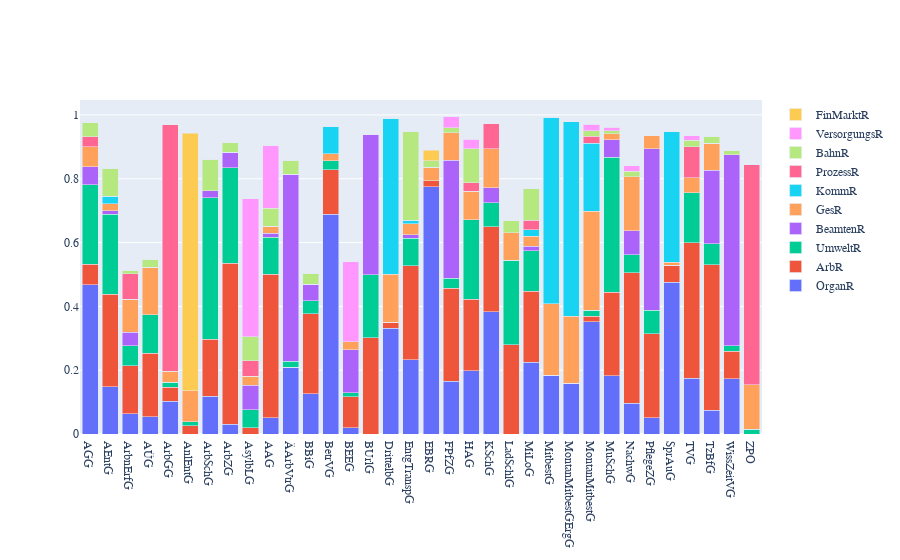
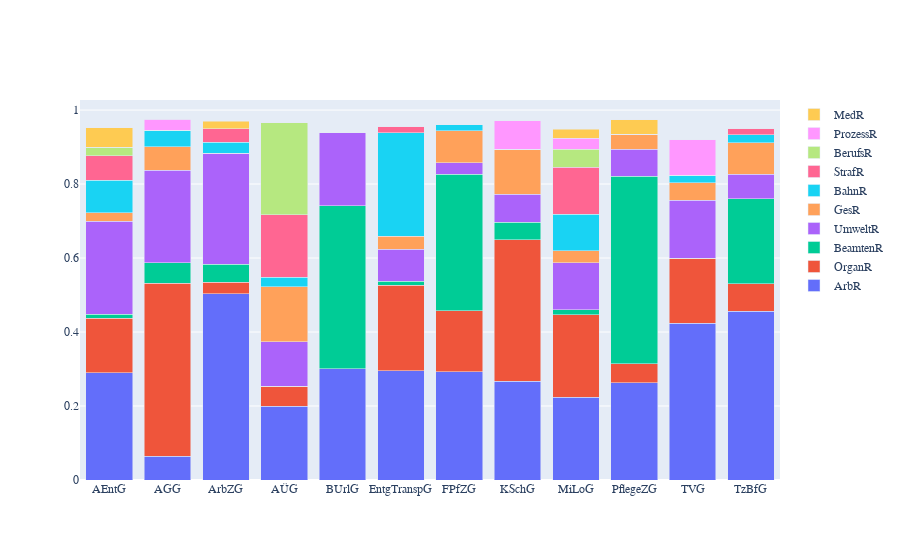
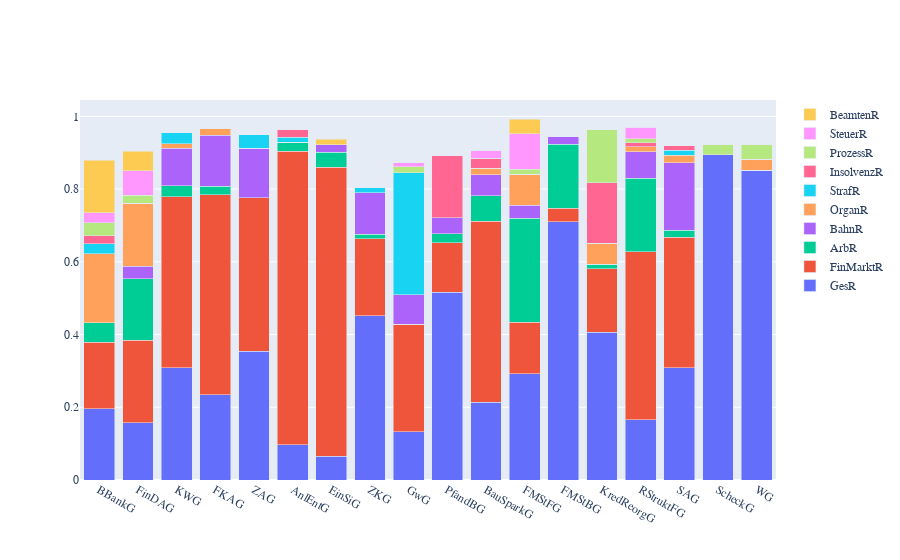
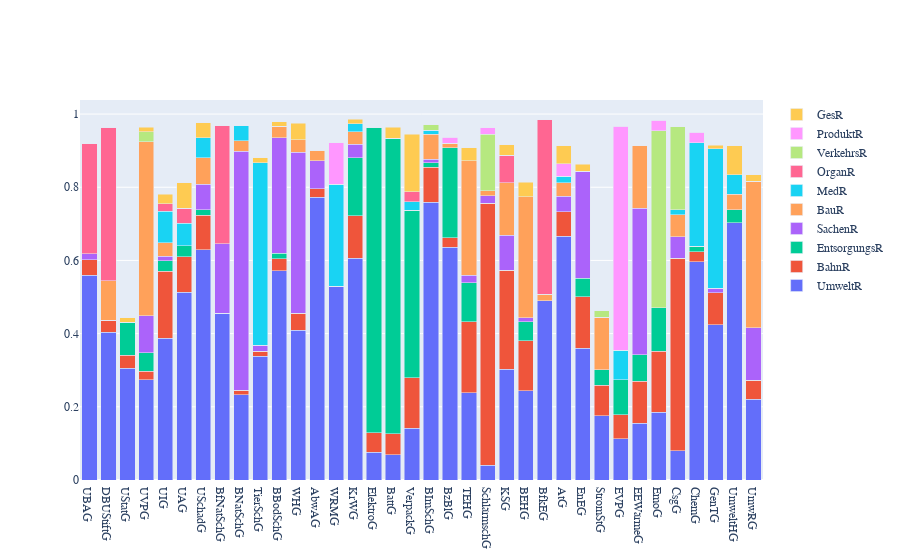

Notebook code for these charts, in order:
### Code cell
plot("ArbText beck")
plot("Beck")
plot("BankR beck")
plot("UmwR beck")
plot("Umwelt")
plot("StrafR nomos")

### Figure 1 — Plotly figure (JSON) as saved in the notebook; plotly's stock layout.template omitted (floating-point values rounded to 4 significant figures)
{"data": [{"name": "OrganR", "type": "bar", "x": ["AGG", "AEntG", "ArbnErfG", "AÜG", "ArbGG", "AnlEntG", "ArbSchG", "ArbZG", "AsylbLG", "AAG", "ÄArbVtrG", "BBiG", "BetrVG", "BEEG", "BUrlG", "DrittelbG", "EntgTranspG", "EBRG", "FPfZG", "HAG", "KSchG", "LadSchlG", "MiLoG", "MitbestG", "MontanMitbestGErgG", "MontanMitbestG", "MuSchG", "NachwG", "PflegeZG", "SprAuG", "TVG", "TzBfG", "WissZeitVG", "ZPO"], "y": [0.4678, 0.1481, 0.06302, 0.0535, 0.1027, 0, 0.1186, 0.03083, 0, 0.05051, 0.209, 0.1256, 0.6886, 0.02029, 0, 0.3317, 0.232, 0.7744, 0.1646, 0.1982, 0.3834, 0, 0.2243, 0.1849, 0.1588, 0.3515, 0.1826, 0.09606, 0.05158, 0.4752, 0.1753, 0.07376, 0.1731, 0]}, {"name": "ArbR", "type": "bar", "x": ["AGG", "AEntG", "ArbnErfG", "AÜG", "ArbGG", "AnlEntG", "ArbSchG", "ArbZG", "AsylbLG", "AAG", "ÄArbVtrG", "BBiG", "BetrVG", "BEEG", "BUrlG", "DrittelbG", "EntgTranspG", "EBRG", "FPfZG", "HAG", "KSchG", "LadSchlG", "MiLoG", "MitbestG", "MontanMitbestGErgG", "MontanMitbestG", "MuSchG", "NachwG", "PflegeZG", "SprAuG", "TVG", "TzBfG", "WissZeitVG", "ZPO"], "y": [0.06388, 0.2893, 0.1509, 0.1997, 0.04448, 0.0253, 0.179, 0.5039, 0.01981, 0.4509, 0, 0.252, 0.1398, 0.09627, 0.301, 0.01872, 0.2949, 0.0191, 0.2928, 0.2241, 0.2667, 0.2805, 0.223, 0, 0, 0.01689, 0.2614, 0.409, 0.263, 0.05349, 0.4235, 0.4568, 0.08633, 0]}, {"name": "UmweltR", "type": "bar", "x": ["AGG", "AEntG", "ArbnErfG", "AÜG", "ArbGG", "AnlEntG", "ArbSchG", "ArbZG", "AsylbLG", "AAG", "ÄArbVtrG", "BBiG", "BetrVG", "BEEG", "BUrlG", "DrittelbG", "EntgTranspG", "EBRG", "FPfZG", "HAG", "KSchG", "LadSchlG", "MiLoG", "MitbestG", "MontanMitbestGErgG", "MontanMitbestG", "MuSchG", "NachwG", "PflegeZG", "SprAuG", "TVG", "TzBfG", "WissZeitVG", "ZPO"], "y": [0.2495, 0.251, 0.0622, 0.1206, 0.01517, 0.01296, 0.4432, 0.2998, 0.05615, 0.115, 0.01845, 0.03956, 0.02853, 0.01291, 0.1979, 0, 0.08634, 0, 0.03093, 0.2486, 0.07523, 0.2643, 0.1273, 0, 0, 0.01989, 0.4235, 0.05668, 0.07273, 0, 0.1569, 0.06523, 0.01792, 0.01456]}, {"name": "BeamtenR", "type": "bar", "x": ["AGG", "AEntG", "ArbnErfG", "AÜG", "ArbGG", "AnlEntG", "ArbSchG", "ArbZG", "AsylbLG", "AAG", "ÄArbVtrG", "BBiG", "BetrVG", "BEEG", "BUrlG", "DrittelbG", "EntgTranspG", "EBRG", "FPfZG", "HAG", "KSchG", "LadSchlG", "MiLoG", "MitbestG", "MontanMitbestGErgG", "MontanMitbestG", "MuSchG", "NachwG", "PflegeZG", "SprAuG", "TVG", "TzBfG", "WissZeitVG", "ZPO"], "y": [0.05623, 0.01126, 0.04272, 0, 0, 0, 0.02126, 0.04849, 0.07676, 0.01307, 0.586, 0.05168, 0, 0.1347, 0.4403, 0, 0.01095, 0, 0.3695, 0, 0.04723, 0, 0.01312, 0, 0, 0, 0.05521, 0.07557, 0.5062, 0, 0, 0.2303, 0.5977, 0]}, {"name": "GesR", "type": "bar", "x": ["AGG", "AEntG", "ArbnErfG", "AÜG", "ArbGG", "AnlEntG", "ArbSchG", "ArbZG", "AsylbLG", "AAG", "ÄArbVtrG", "BBiG", "BetrVG", "BEEG", "BUrlG", "DrittelbG", "EntgTranspG", "EBRG", "FPfZG", "HAG", "KSchG", "LadSchlG", "MiLoG", "MitbestG", "MontanMitbestGErgG", "MontanMitbestG", "MuSchG", "NachwG", "PflegeZG", "SprAuG", "TVG", "TzBfG", "WissZeitVG", "ZPO"], "y": [0.06336, 0.02247, 0.1029, 0.1485, 0.03436, 0.09668, 0, 0, 0.02781, 0.02143, 0, 0, 0.02231, 0.02431, 0, 0.1507, 0.03513, 0.04253, 0.08661, 0.09055, 0.1215, 0.08656, 0.03165, 0.2235, 0.2101, 0.3093, 0.01781, 0.1688, 0.04105, 0.01034, 0.04722, 0.08524, 0, 0.1391]}, {"name": "KommR", "type": "bar", "x": ["AGG", "AEntG", "ArbnErfG", "AÜG", "ArbGG", "AnlEntG", "ArbSchG", "ArbZG", "AsylbLG", "AAG", "ÄArbVtrG", "BBiG", "BetrVG", "BEEG", "BUrlG", "DrittelbG", "EntgTranspG", "EBRG", "FPfZG", "HAG", "KSchG", "LadSchlG", "MiLoG", "MitbestG", "MontanMitbestGErgG", "MontanMitbestG", "MuSchG", "NachwG", "PflegeZG", "SprAuG", "TVG", "TzBfG", "WissZeitVG", "ZPO"], "y": [0, 0.02268, 0, 0, 0, 0, 0, 0, 0, 0, 0, 0, 0.08582, 0, 0, 0.4883, 0.0112, 0, 0, 0, 0, 0, 0.02077, 0.5826, 0.6099, 0.2132, 0, 0, 0, 0.4081, 0, 0, 0, 0]}, {"name": "ProzessR", "type": "bar", "x": ["AGG", "AEntG", "ArbnErfG", "AÜG", "ArbGG", "AnlEntG", "ArbSchG", "ArbZG", "AsylbLG", "AAG", "ÄArbVtrG", "BBiG", "BetrVG", "BEEG", "BUrlG", "DrittelbG", "EntgTranspG", "EBRG", "FPfZG", "HAG", "KSchG", "LadSchlG", "MiLoG", "MitbestG", "MontanMitbestGErgG", "MontanMitbestG", "MuSchG", "NachwG", "PflegeZG", "SprAuG", "TVG", "TzBfG", "WissZeitVG", "ZPO"], "y": [0.03058, 0, 0.08118, 0, 0.7724, 0, 0, 0, 0.04882, 0, 0, 0, 0, 0, 0, 0, 0, 0, 0, 0.02648, 0.07767, 0, 0.03007, 0, 0, 0.02253, 0, 0, 0, 0, 0.09685, 0, 0, 0.6902]}, {"name": "BahnR", "type": "bar", "x": ["AGG", "AEntG", "ArbnErfG", "AÜG", "ArbGG", "AnlEntG", "ArbSchG", "ArbZG", "AsylbLG", "AAG", "ÄArbVtrG", "BBiG", "BetrVG", "BEEG", "BUrlG", "DrittelbG", "EntgTranspG", "EBRG", "FPfZG", "HAG", "KSchG", "LadSchlG", "MiLoG", "MitbestG", "MontanMitbestGErgG", "MontanMitbestG", "MuSchG", "NachwG", "PflegeZG", "SprAuG", "TVG", "TzBfG", "WissZeitVG", "ZPO"], "y": [0.0445, 0.08753, 0.01004, 0.02531, 0, 0, 0.09895, 0.02934, 0.07593, 0.05737, 0.04425, 0.03442, 0, 0, 0, 0, 0.279, 0.02045, 0.01574, 0.1062, 0, 0.03694, 0.09943, 0, 0, 0.01716, 0.01037, 0.01723, 0, 0, 0.02033, 0.02205, 0.01218, 0]}, {"name": "VersorgungsR", "type": "bar", "x": ["AGG", "AEntG", "ArbnErfG", "AÜG", "ArbGG", "AnlEntG", "ArbSchG", "ArbZG", "AsylbLG", "AAG", "ÄArbVtrG", "BBiG", "BetrVG", "BEEG", "BUrlG", "DrittelbG", "EntgTranspG", "EBRG", "FPfZG", "HAG", "KSchG", "LadSchlG", "MiLoG", "MitbestG", "MontanMitbestGErgG", "MontanMitbestG", "MuSchG", "NachwG", "PflegeZG", "SprAuG", "TVG", "TzBfG", "WissZeitVG", "ZPO"], "y": [0, 0, 0, 0, 0, 0, 0, 0, 0.4314, 0.1956, 0, 0, 0, 0.2512, 0, 0, 0, 0, 0.03436, 0.029, 0, 0, 0, 0, 0, 0.02074, 0.01038, 0.0177, 0, 0, 0.01427, 0, 0, 0]}, {"name": "FinMarktR", "type": "bar", "x": ["AGG", "AEntG", "ArbnErfG", "AÜG", "ArbGG", "AnlEntG", "ArbSchG", "ArbZG", "AsylbLG", "AAG", "ÄArbVtrG", "BBiG", "BetrVG", "BEEG", "BUrlG", "DrittelbG", "EntgTranspG", "EBRG", "FPfZG", "HAG", "KSchG", "LadSchlG", "MiLoG", "MitbestG", "MontanMitbestGErgG", "MontanMitbestG", "MuSchG", "NachwG", "PflegeZG", "SprAuG", "TVG", "TzBfG", "WissZeitVG", "ZPO"], "y": [0, 0, 0, 0, 0, 0.8071, 0, 0, 0, 0, 0, 0, 0, 0, 0, 0, 0, 0.03213, 0, 0, 0, 0, 0, 0, 0, 0, 0, 0, 0, 0, 0, 0, 0, 0]}], "layout": {"barmode": "stack", "font": {"family": "Times New Roman", "size": 12}}}

### Figure 2 — Plotly figure (JSON) as saved in the notebook; plotly's stock layout.template omitted (floating-point values rounded to 4 significant figures)
{"data": [{"name": "ArbR", "type": "bar", "x": ["AEntG", "AGG", "ArbZG", "AÜG", "BUrlG", "EntgTranspG", "FPfZG", "KSchG", "MiLoG", "PflegeZG", "TVG", "TzBfG"], "y": [0.2893, 0.06388, 0.5039, 0.1997, 0.301, 0.2949, 0.2928, 0.2667, 0.223, 0.263, 0.4235, 0.4568]}, {"name": "OrganR", "type": "bar", "x": ["AEntG", "AGG", "ArbZG", "AÜG", "BUrlG", "EntgTranspG", "FPfZG", "KSchG", "MiLoG", "PflegeZG", "TVG", "TzBfG"], "y": [0.1481, 0.4678, 0.03083, 0.0535, 0, 0.232, 0.1646, 0.3834, 0.2243, 0.05158, 0.1753, 0.07376]}, {"name": "BeamtenR", "type": "bar", "x": ["AEntG", "AGG", "ArbZG", "AÜG", "BUrlG", "EntgTranspG", "FPfZG", "KSchG", "MiLoG", "PflegeZG", "TVG", "TzBfG"], "y": [0.01126, 0.05623, 0.04849, 0, 0.4403, 0.01095, 0.3695, 0.04723, 0.01312, 0.5062, 0, 0.2303]}, {"name": "UmweltR", "type": "bar", "x": ["AEntG", "AGG", "ArbZG", "AÜG", "BUrlG", "EntgTranspG", "FPfZG", "KSchG", "MiLoG", "PflegeZG", "TVG", "TzBfG"], "y": [0.251, 0.2495, 0.2998, 0.1206, 0.1979, 0.08634, 0.03093, 0.07523, 0.1273, 0.07273, 0.1569, 0.06523]}, {"name": "GesR", "type": "bar", "x": ["AEntG", "AGG", "ArbZG", "AÜG", "BUrlG", "EntgTranspG", "FPfZG", "KSchG", "MiLoG", "PflegeZG", "TVG", "TzBfG"], "y": [0.02247, 0.06336, 0, 0.1485, 0, 0.03513, 0.08661, 0.1215, 0.03165, 0.04105, 0.04722, 0.08524]}, {"name": "BahnR", "type": "bar", "x": ["AEntG", "AGG", "ArbZG", "AÜG", "BUrlG", "EntgTranspG", "FPfZG", "KSchG", "MiLoG", "PflegeZG", "TVG", "TzBfG"], "y": [0.08753, 0.0445, 0.02934, 0.02531, 0, 0.279, 0.01574, 0, 0.09943, 0, 0.02033, 0.02205]}, {"name": "StrafR", "type": "bar", "x": ["AEntG", "AGG", "ArbZG", "AÜG", "BUrlG", "EntgTranspG", "FPfZG", "KSchG", "MiLoG", "PflegeZG", "TVG", "TzBfG"], "y": [0.06693, 0, 0.03776, 0.1695, 0, 0.01811, 0, 0, 0.1261, 0, 0, 0.01765]}, {"name": "BerufsR", "type": "bar", "x": ["AEntG", "AGG", "ArbZG", "AÜG", "BUrlG", "EntgTranspG", "FPfZG", "KSchG", "MiLoG", "PflegeZG", "TVG", "TzBfG"], "y": [0.02336, 0, 0, 0.2492, 0, 0, 0, 0, 0.04853, 0, 0, 0]}, {"name": "ProzessR", "type": "bar", "x": ["AEntG", "AGG", "ArbZG", "AÜG", "BUrlG", "EntgTranspG", "FPfZG", "KSchG", "MiLoG", "PflegeZG", "TVG", "TzBfG"], "y": [0, 0.03058, 0, 0, 0, 0, 0, 0.07767, 0.03007, 0, 0.09685, 0]}, {"name": "MedR", "type": "bar", "x": ["AEntG", "AGG", "ArbZG", "AÜG", "BUrlG", "EntgTranspG", "FPfZG", "KSchG", "MiLoG", "PflegeZG", "TVG", "TzBfG"], "y": [0.05228, 0, 0.02025, 0, 0, 0, 0, 0, 0.02414, 0.03877, 0, 0]}], "layout": {"barmode": "stack", "font": {"family": "Times New Roman", "size": 12}}}

### Figure 3 — Plotly figure (JSON) as saved in the notebook; plotly's stock layout.template omitted (floating-point values rounded to 4 significant figures)
{"data": [{"name": "GesR", "type": "bar", "x": ["BBankG", "FinDAG", "KWG", "FKAG", "ZAG", "AnlEntG", "EinSiG", "ZKG", "GwG", "PfandBG", "BauSparkG", "FMStFG", "FMStBG", "KredReorgG", "RStruktFG", "SAG", "ScheckG", "WG"], "y": [0.1966, 0.1574, 0.3085, 0.2345, 0.3546, 0.09668, 0.06561, 0.452, 0.1323, 0.5168, 0.2136, 0.2928, 0.7103, 0.4057, 0.1657, 0.3084, 0.8941, 0.8522]}, {"name": "FinMarktR", "type": "bar", "x": ["BBankG", "FinDAG", "KWG", "FKAG", "ZAG", "AnlEntG", "EinSiG", "ZKG", "GwG", "PfandBG", "BauSparkG", "FMStFG", "FMStBG", "KredReorgG", "RStruktFG", "SAG", "ScheckG", "WG"], "y": [0.1816, 0.2265, 0.4699, 0.5496, 0.421, 0.8071, 0.795, 0.2117, 0.2954, 0.135, 0.4978, 0.1414, 0.03675, 0.1751, 0.4614, 0.3596, 0, 0]}, {"name": "ArbR", "type": "bar", "x": ["BBankG", "FinDAG", "KWG", "FKAG", "ZAG", "AnlEntG", "EinSiG", "ZKG", "GwG", "PfandBG", "BauSparkG", "FMStFG", "FMStBG", "KredReorgG", "RStruktFG", "SAG", "ScheckG", "WG"], "y": [0.05438, 0.169, 0.03059, 0.02369, 0, 0.0253, 0.04114, 0.01222, 0, 0.02603, 0.07088, 0.285, 0.176, 0.01309, 0.2033, 0.0183, 0, 0]}, {"name": "BahnR", "type": "bar", "x": ["BBankG", "FinDAG", "KWG", "FKAG", "ZAG", "AnlEntG", "EinSiG", "ZKG", "GwG", "PfandBG", "BauSparkG", "FMStFG", "FMStBG", "KredReorgG", "RStruktFG", "SAG", "ScheckG", "WG"], "y": [0, 0.03537, 0.1034, 0.1404, 0.1367, 0, 0.02011, 0.1137, 0.0815, 0.04306, 0.05655, 0.03636, 0.02107, 0, 0.07221, 0.1862, 0, 0]}, {"name": "OrganR", "type": "bar", "x": ["BBankG", "FinDAG", "KWG", "FKAG", "ZAG", "AnlEntG", "EinSiG", "ZKG", "GwG", "PfandBG", "BauSparkG", "FMStFG", "FMStBG", "KredReorgG", "RStruktFG", "SAG", "ScheckG", "WG"], "y": [0.19, 0.1733, 0.01251, 0.01827, 0, 0, 0, 0, 0, 0, 0.01874, 0.08568, 0, 0.05659, 0.01359, 0.02094, 0, 0.02952]}, {"name": "StrafR", "type": "bar", "x": ["BBankG", "FinDAG", "KWG", "FKAG", "ZAG", "AnlEntG", "EinSiG", "ZKG", "GwG", "PfandBG", "BauSparkG", "FMStFG", "FMStBG", "KredReorgG", "RStruktFG", "SAG", "ScheckG", "WG"], "y": [0.02655, 0, 0.03037, 0, 0.03738, 0.01357, 0, 0.01473, 0.336, 0, 0, 0, 0, 0, 0, 0.01374, 0, 0]}, {"name": "InsolvenzR", "type": "bar", "x": ["BBankG", "FinDAG", "KWG", "FKAG", "ZAG", "AnlEntG", "EinSiG", "ZKG", "GwG", "PfandBG", "BauSparkG", "FMStFG", "FMStBG", "KredReorgG", "RStruktFG", "SAG", "ScheckG", "WG"], "y": [0.02247, 0, 0, 0, 0, 0.02179, 0, 0, 0, 0.1718, 0.02768, 0, 0, 0.1665, 0.01099, 0.01191, 0, 0]}, {"name": "ProzessR", "type": "bar", "x": ["BBankG", "FinDAG", "KWG", "FKAG", "ZAG", "AnlEntG", "EinSiG", "ZKG", "GwG", "PfandBG", "BauSparkG", "FMStFG", "FMStBG", "KredReorgG", "RStruktFG", "SAG", "ScheckG", "WG"], "y": [0.03613, 0.02092, 0, 0, 0, 0, 0, 0, 0.01624, 0, 0, 0.0136, 0, 0.1466, 0.0116, 0, 0.02964, 0.04207]}, {"name": "SteuerR", "type": "bar", "x": ["BBankG", "FinDAG", "KWG", "FKAG", "ZAG", "AnlEntG", "EinSiG", "ZKG", "GwG", "PfandBG", "BauSparkG", "FMStFG", "FMStBG", "KredReorgG", "RStruktFG", "SAG", "ScheckG", "WG"], "y": [0.02769, 0.06724, 0, 0, 0, 0, 0, 0, 0.01154, 0, 0.0201, 0.09675, 0, 0, 0.0318, 0, 0, 0]}, {"name": "BeamtenR", "type": "bar", "x": ["BBankG", "FinDAG", "KWG", "FKAG", "ZAG", "AnlEntG", "EinSiG", "ZKG", "GwG", "PfandBG", "BauSparkG", "FMStFG", "FMStBG", "KredReorgG", "RStruktFG", "SAG", "ScheckG", "WG"], "y": [0.1444, 0.05417, 0, 0, 0, 0, 0.01498, 0, 0, 0, 0, 0.04108, 0, 0, 0, 0, 0, 0]}], "layout": {"barmode": "stack", "font": {"family": "Times New Roman", "size": 12}}}

### Figure 4 — Plotly figure (JSON) as saved in the notebook; plotly's stock layout.template omitted (floating-point values rounded to 4 significant figures)
{"data": [{"name": "UmweltR", "type": "bar", "x": ["UBAG", "DBUStiftG", "UStatG", "UVPG", "UIG", "UAG", "USchadG", "BfNatSchG", "BNatSchG", "TierSchG", "BBodSchG", "WHG", "AbwAG", "WRMG", "KrWG", "ElektroG", "BattG", "VerpackG", "BImSchG", "BzBlG", "TEHG", "SchlärmschG", "KSG", "BEHG", "BfkEG", "AtG", "EnEG", "StromStG", "EVPG", "EEWärmeG", "EmoG", "CsgG", "ChemG", "GenTG", "UmweltHG", "UmwRG"], "y": [0.5599, 0.4039, 0.3057, 0.2746, 0.387, 0.5125, 0.6295, 0.4551, 0.2328, 0.3376, 0.5723, 0.4094, 0.773, 0.529, 0.6059, 0.07557, 0.06919, 0.1412, 0.7584, 0.6361, 0.238, 0.04087, 0.302, 0.2438, 0.4896, 0.666, 0.3599, 0.1763, 0.1132, 0.1549, 0.1847, 0.07945, 0.5965, 0.4243, 0.7035, 0.2208]}, {"name": "BahnR", "type": "bar", "x": ["UBAG", "DBUStiftG", "UStatG", "UVPG", "UIG", "UAG", "USchadG", "BfNatSchG", "BNatSchG", "TierSchG", "BBodSchG", "WHG", "AbwAG", "WRMG", "KrWG", "ElektroG", "BattG", "VerpackG", "BImSchG", "BzBlG", "TEHG", "SchlärmschG", "KSG", "BEHG", "BfkEG", "AtG", "EnEG", "StromStG", "EVPG", "EEWärmeG", "EmoG", "CsgG", "ChemG", "GenTG", "UmweltHG", "UmwRG"], "y": [0.0421, 0.03311, 0.03587, 0.02271, 0.1834, 0.09802, 0.09376, 0, 0.01255, 0.01466, 0.0326, 0.04661, 0.02316, 0, 0.1166, 0.05337, 0.05693, 0.1389, 0.09578, 0.02589, 0.1947, 0.7149, 0.2712, 0.1371, 0, 0.06753, 0.1402, 0.08322, 0.06476, 0.115, 0.1672, 0.5267, 0.0266, 0.08693, 0, 0.05178]}, {"name": "EntsorgungsR", "type": "bar", "x": ["UBAG", "DBUStiftG", "UStatG", "UVPG", "UIG", "UAG", "USchadG", "BfNatSchG", "BNatSchG", "TierSchG", "BBodSchG", "WHG", "AbwAG", "WRMG", "KrWG", "ElektroG", "BattG", "VerpackG", "BImSchG", "BzBlG", "TEHG", "SchlärmschG", "KSG", "BEHG", "BfkEG", "AtG", "EnEG", "StromStG", "EVPG", "EEWärmeG", "EmoG", "CsgG", "ChemG", "GenTG", "UmweltHG", "UmwRG"], "y": [0, 0, 0.08956, 0.05015, 0.02933, 0.02927, 0.01541, 0, 0, 0, 0.01491, 0, 0, 0, 0.158, 0.8353, 0.8085, 0.4575, 0.0122, 0.2457, 0.1067, 0, 0, 0.05118, 0, 0, 0.05132, 0.04217, 0.09593, 0.07262, 0.119, 0, 0.01566, 0, 0.03549, 0]}, {"name": "SachenR", "type": "bar", "x": ["UBAG", "DBUStiftG", "UStatG", "UVPG", "UIG", "UAG", "USchadG", "BfNatSchG", "BNatSchG", "TierSchG", "BBodSchG", "WHG", "AbwAG", "WRMG", "KrWG", "ElektroG", "BattG", "VerpackG", "BImSchG", "BzBlG", "TEHG", "SchlärmschG", "KSG", "BEHG", "BfkEG", "AtG", "EnEG", "StromStG", "EVPG", "EEWärmeG", "EmoG", "CsgG", "ChemG", "GenTG", "UmweltHG", "UmwRG"], "y": [0.01564, 0, 0, 0.1009, 0.0118, 0, 0.06935, 0.1909, 0.6536, 0.01571, 0.3158, 0.44, 0.07561, 0, 0.03664, 0, 0, 0, 0.01055, 0, 0.02008, 0.02146, 0.0952, 0.01177, 0, 0.0417, 0.2917, 0, 0, 0.4001, 0, 0.05921, 0, 0.01314, 0, 0.1438]}, {"name": "BauR", "type": "bar", "x": ["UBAG", "DBUStiftG", "UStatG", "UVPG", "UIG", "UAG", "USchadG", "BfNatSchG", "BNatSchG", "TierSchG", "BBodSchG", "WHG", "AbwAG", "WRMG", "KrWG", "ElektroG", "BattG", "VerpackG", "BImSchG", "BzBlG", "TEHG", "SchlärmschG", "KSG", "BEHG", "BfkEG", "AtG", "EnEG", "StromStG", "EVPG", "EEWärmeG", "EmoG", "CsgG", "ChemG", "GenTG", "UmweltHG", "UmwRG"], "y": [0, 0.1076, 0, 0.4763, 0.03738, 0, 0.07326, 0, 0.02804, 0, 0.03118, 0.03413, 0.02779, 0, 0.03481, 0, 0, 0, 0.06726, 0.01279, 0.3124, 0.01298, 0.1436, 0.3298, 0.01735, 0.03654, 0, 0.1435, 0, 0.1715, 0, 0.05939, 0, 0, 0.04258, 0.3996]}, {"name": "MedR", "type": "bar", "x": ["UBAG", "DBUStiftG", "UStatG", "UVPG", "UIG", "UAG", "USchadG", "BfNatSchG", "BNatSchG", "TierSchG", "BBodSchG", "WHG", "AbwAG", "WRMG", "KrWG", "ElektroG", "BattG", "VerpackG", "BImSchG", "BzBlG", "TEHG", "SchlärmschG", "KSG", "BEHG", "BfkEG", "AtG", "EnEG", "StromStG", "EVPG", "EEWärmeG", "EmoG", "CsgG", "ChemG", "GenTG", "UmweltHG", "UmwRG"], "y": [0, 0, 0, 0, 0.08611, 0.06248, 0.0535, 0, 0.04047, 0.4985, 0, 0, 0, 0.2796, 0.02156, 0, 0, 0.02294, 0.01124, 0, 0, 0, 0, 0, 0, 0.01892, 0, 0, 0.08065, 0, 0, 0.01353, 0.2822, 0.3806, 0.05245, 0]}, {"name": "OrganR", "type": "bar", "x": ["UBAG", "DBUStiftG", "UStatG", "UVPG", "UIG", "UAG", "USchadG", "BfNatSchG", "BNatSchG", "TierSchG", "BBodSchG", "WHG", "AbwAG", "WRMG", "KrWG", "ElektroG", "BattG", "VerpackG", "BImSchG", "BzBlG", "TEHG", "SchlärmschG", "KSG", "BEHG", "BfkEG", "AtG", "EnEG", "StromStG", "EVPG", "EEWärmeG", "EmoG", "CsgG", "ChemG", "GenTG", "UmweltHG", "UmwRG"], "y": [0.3014, 0.4196, 0, 0, 0.02048, 0.04074, 0, 0.3217, 0, 0, 0, 0, 0, 0, 0, 0, 0, 0.02715, 0, 0, 0, 0, 0.0756, 0, 0.4772, 0, 0, 0, 0, 0, 0, 0, 0, 0, 0, 0]}, {"name": "VerkehrsR", "type": "bar", "x": ["UBAG", "DBUStiftG", "UStatG", "UVPG", "UIG", "UAG", "USchadG", "BfNatSchG", "BNatSchG", "TierSchG", "BBodSchG", "WHG", "AbwAG", "WRMG", "KrWG", "ElektroG", "BattG", "VerpackG", "BImSchG", "BzBlG", "TEHG", "SchlärmschG", "KSG", "BEHG", "BfkEG", "AtG", "EnEG", "StromStG", "EVPG", "EEWärmeG", "EmoG", "CsgG", "ChemG", "GenTG", "UmweltHG", "UmwRG"], "y": [0, 0, 0, 0.02754, 0, 0, 0, 0, 0, 0, 0, 0, 0, 0, 0, 0, 0, 0, 0.01476, 0, 0, 0.155, 0, 0, 0, 0, 0, 0.0168, 0, 0, 0.4832, 0.2277, 0, 0, 0, 0]}, {"name": "ProduktR", "type": "bar", "x": ["UBAG", "DBUStiftG", "UStatG", "UVPG", "UIG", "UAG", "USchadG", "BfNatSchG", "BNatSchG", "TierSchG", "BBodSchG", "WHG", "AbwAG", "WRMG", "KrWG", "ElektroG", "BattG", "VerpackG", "BImSchG", "BzBlG", "TEHG", "SchlärmschG", "KSG", "BEHG", "BfkEG", "AtG", "EnEG", "StromStG", "EVPG", "EEWärmeG", "EmoG", "CsgG", "ChemG", "GenTG", "UmweltHG", "UmwRG"], "y": [0, 0, 0, 0, 0, 0, 0, 0, 0, 0, 0, 0, 0, 0.1126, 0, 0, 0, 0, 0, 0.01677, 0, 0.01687, 0, 0, 0, 0.03308, 0, 0, 0.6119, 0, 0.02908, 0, 0.02918, 0, 0, 0]}, {"name": "GesR", "type": "bar", "x": ["UBAG", "DBUStiftG", "UStatG", "UVPG", "UIG", "UAG", "USchadG", "BfNatSchG", "BNatSchG", "TierSchG", "BBodSchG", "WHG", "AbwAG", "WRMG", "KrWG", "ElektroG", "BattG", "VerpackG", "BImSchG", "BzBlG", "TEHG", "SchlärmschG", "KSG", "BEHG", "BfkEG", "AtG", "EnEG", "StromStG", "EVPG", "EEWärmeG", "EmoG", "CsgG", "ChemG", "GenTG", "UmweltHG", "UmwRG"], "y": [0, 0, 0.01265, 0.01141, 0.02484, 0.06892, 0.04213, 0, 0, 0.01402, 0.01165, 0.0444, 0, 0, 0.01294, 0, 0.02877, 0.1575, 0, 0, 0.0358, 0, 0.02887, 0.03954, 0, 0.04917, 0.01938, 0, 0, 0, 0, 0, 0, 0.01044, 0.08003, 0.01832]}], "layout": {"barmode": "stack", "font": {"family": "Times New Roman", "size": 12}}}
